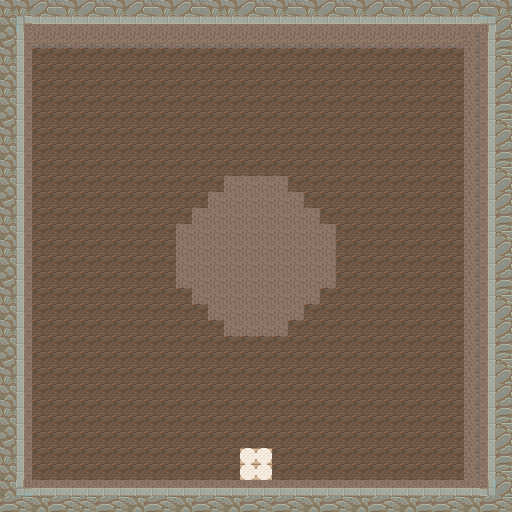

A level layout from a 2D game, rendered from its tile map. Below: a short description, then the map file with tile-grid data replaced by summaries:
An orthogonal 32x32 tile map with 16x16 px tiles, 2 tile layers (suelo, teleport), 2 tilesets and 1 object.

<map version="1.5" tiledversion="1.7.2" orientation="orthogonal" renderorder="right-down" width="32" height="32" tilewidth="16" tileheight="16" infinite="0" nextlayerid="4" nextobjectid="2">
 <tileset firstgid="1" source="Mundo.tsx" />
 <tileset firstgid="1061" source="Edficios.tsx" />
 <layer id="1" name="suelo" width="32" height="32">
  <data>[1024 cells, 1024 non-empty, 23 distinct tile ids]</data>
 </layer>
 <layer id="2" name="teleport" width="32" height="32">
  <data>[1024 cells, 4 non-empty, 1 distinct tile ids]</data>
 </layer>
 <objectgroup id="3" name="colisiones">
  <object id="1" x="496" y="16">
   <polyline points="-8.18182,7.90909 -8,471.818 -471.818,472 -472,7.66667 16.0909,7.36364" />
  </object>
 </objectgroup>
</map>
